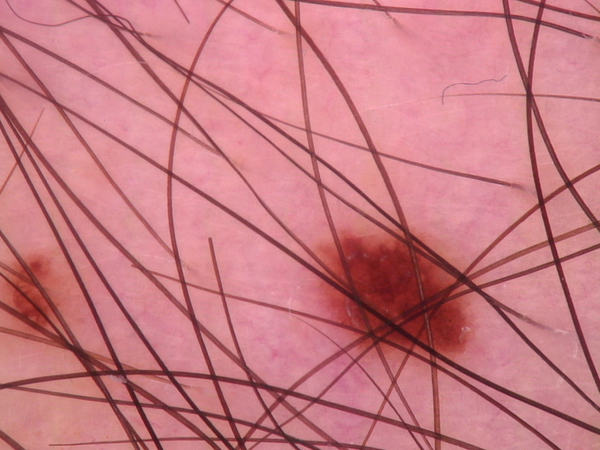
#> input picture 07_segmentation_2/sample_001.jpg, 600 x 450 px
$ jupyter execute Exercise-week_10_sols.ipynb   (shell and % lines are left out)
#> lines starting #> are read from the running program, lines starting #| are printed output that depends on the picture; after the words box and inside, x2 and y2 are one past the last pixel; in counts of white or black regions, pixels touching at a corner belong together
# Exercises for Week 10

[cell 1]

import cv2
import maxflow
import numpy as np
import matplotlib.pyplot as plt
from os.path import join
import ipywidgets as widgets
from matplotlib.patches import Circle
from IPython.display import display

## Hair removal

[cell 2]
def removeHair(img_org, img_gray, kernel_size=25, threshold=10, radius=3):
    # kernel for the morphological filtering

    #kernel = cv2.getStructuringElement(cv2.MORPH_CROSS, (kernel_size, kernel_size))
    kernel = cv2.getStructuringElement(cv2.MORPH_ELLIPSE, (kernel_size, kernel_size))

    # perform the hat transform on the grayscale image
    hat_img = cv2.morphologyEx(img_gray, cv2.MORPH_BLACKHAT, kernel) # for sample_001
    #hat_img = cv2.morphologyEx(img_gray, cv2.MORPH_TOPHAT, kernel) # for sample_002

    # threshold the hair contours
    _, thresh = cv2.threshold(hat_img, threshold, 255, cv2.THRESH_BINARY)

    # inpaint the original image depending on the mask
    img_out = cv2.inpaint(img_org, thresh, radius, cv2.INPAINT_TELEA)

    return hat_img, thresh, img_out

# read the image file (test both sample_001 and sample_002)
file_path = './sample_001.jpg'
#file_path = './sample_002.png'

img_bgr = cv2.imread(file_path)
#> img_bgr is the input picture: shape (450, 600, 3); mean B, G, R 130, 122.2, 199.9

# resize the image
max_size = 256
h, w = img_bgr.shape[:2]
#> h = 450; w = 600
scale = min(max_size / w, max_size / h)
#> scale = 0.427
if scale < 1:
    new_size = (int(w * scale), int(h * scale))
#> new_size = (256, 192)
    img_bgr = cv2.resize(img_bgr, new_size, interpolation=cv2.INTER_AREA)
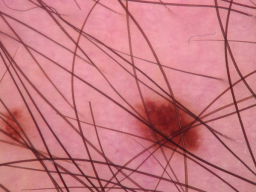
#> img_bgr: shape (192, 256, 3); mean B, G, R 130, 122.2, 199.9

# permute color channels and convert to grayscale
img_rgb = cv2.cvtColor(img_bgr, cv2.COLOR_BGR2RGB)
img_gray = cv2.cvtColor(img_rgb, cv2.COLOR_RGB2GRAY)
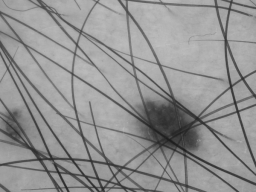
#> img_gray: shape (192, 256); min 29, max 191, mean 146.3

# apply hair removal; note: kernel_size and threshold can be adjusted as needed
blackhat, thresh, img_out = removeHair(img_rgb, img_gray, kernel_size=7, threshold=10)
#> in removeHair, `hat_img = cv2.morphologyEx(img_gray, cv2.MORPH_BLACKHAT, kernel)`:
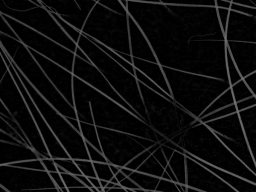
#> hat_img: shape (192, 256); min 0, max 114, mean 13.2
#> in removeHair, `_, thresh = cv2.threshold(hat_img, threshold, 255, cv2.THRESH_BINARY)`:
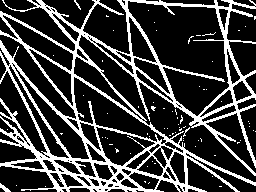
#> thresh: shape (192, 256); 24.1% white; 73 white regions (70 under 20 px), largest, box (x1, y1, x2, y2) and area: (0, 0, 256, 192) 11603, (0, 183, 11, 192) 42, (74, 0, 81, 10) 20
#> in removeHair, `img_out = cv2.inpaint(img_org, thresh, radius, cv2.INPAINT_TELEA)`:
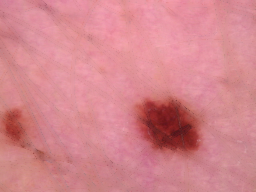
#> img_out: shape (192, 256, 3); mean R, G, B 212.5, 133.8, 141.4

# plot the images
plt.figure()
#> (this line was passed over: IPython is not available in this run)

# original image
plt.subplot(2, 2, 1)
#> (this line was passed over: IPython is not available in this run)
plt.imshow(img_rgb)
#> (this line was passed over: IPython is not available in this run)
plt.title("Original Image")
#> (this line was passed over: IPython is not available in this run)
plt.axis("off")
#> (this line was passed over: IPython is not available in this run)

# hat-transformed image
plt.subplot(2, 2, 2)
#> (this line was passed over: IPython is not available in this run)
plt.imshow(blackhat, cmap="gray")
#> (this line was passed over: IPython is not available in this run)
plt.title("BlackHat Image")
plt.axis("off")

# thresholded mask
plt.subplot(2, 2, 3)
plt.imshow(thresh, cmap="gray")
plt.title("Thresholded Mask")
plt.axis("off")

# inpainted image
plt.subplot(2, 2, 4)
plt.imshow(img_out)
plt.title("Inpainted Image")
plt.axis("off")

plt.tight_layout()
plt.show()

$ run again, with 07_segmentation_2/sample_002.png saved as 07_segmentation_2/sample_001.jpg
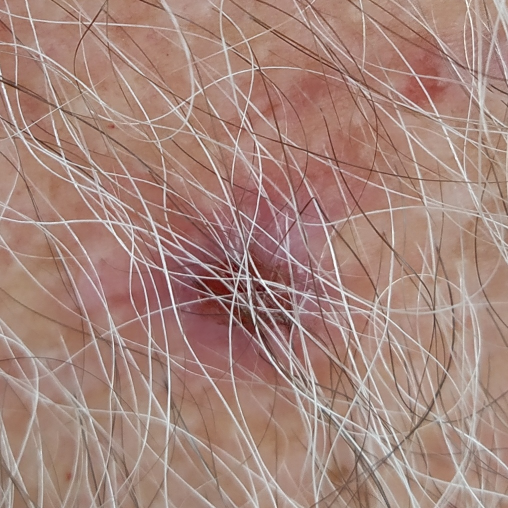
#> input picture 07_segmentation_2/sample_002.png, 1016 x 1016 px (shown at 1/2 size)
#> img_bgr is the input picture: shape (1016, 1016, 3); mean B, G, R 124, 133.8, 165.8
#> img_bgr: shape (256, 256, 3)
#> in removeHair, `_, thresh = cv2.threshold(hat_img, threshold, 255, cv2.THRESH_BINARY)`:
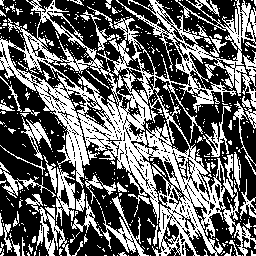
#> thresh: shape (256, 256); 39.7% white; 499 white regions (443 under 20 px), largest, box (x1, y1, x2, y2) and area: (0, 0, 256, 256) 18167, (25, 194, 71, 256) 738, (101, 196, 149, 256) 643
#> in removeHair, `img_out = cv2.inpaint(img_org, thresh, radius, cv2.INPAINT_TELEA)`:
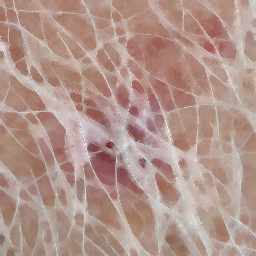
#> img_out: shape (256, 256, 3); mean R, G, B 177.1, 148.1, 138.9
